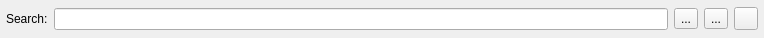
<?xml version="1.0" encoding="UTF-8"?>
<ui version="4.0">
 <class>TextSearch</class>
 <widget class="QWidget" name="TextSearch">
  <property name="geometry">
   <rect>
    <x>0</x>
    <y>0</y>
    <width>764</width>
    <height>38</height>
   </rect>
  </property>
  <property name="sizePolicy">
   <sizepolicy hsizetype="Preferred" vsizetype="Fixed">
    <horstretch>0</horstretch>
    <verstretch>0</verstretch>
   </sizepolicy>
  </property>
  <property name="windowTitle">
   <string>Search</string>
  </property>
  <layout class="QHBoxLayout" name="horizontalLayout">
   <property name="margin">
    <number>6</number>
   </property>
   <item>
    <widget class="QLabel" name="label">
     <property name="text">
      <string>Search:</string>
     </property>
    </widget>
   </item>
   <item>
    <widget class="QLineEdit" name="textSearch"/>
   </item>
   <item>
    <widget class="QToolButton" name="btnForward">
     <property name="text">
      <string>...</string>
     </property>
     <property name="icon">
      <iconset resource="../../Core/resources/xqe_resource.qrc">
       <normaloff>:/light/down-arrow.svg</normaloff>:/light/down-arrow.svg</iconset>
     </property>
    </widget>
   </item>
   <item>
    <widget class="QToolButton" name="btnBack">
     <property name="text">
      <string>...</string>
     </property>
     <property name="icon">
      <iconset resource="../../Core/resources/xqe_resource.qrc">
       <normaloff>:/light/up-arrow.svg</normaloff>:/light/up-arrow.svg</iconset>
     </property>
    </widget>
   </item>
   <item>
    <widget class="QToolButton" name="btnClose"/>
   </item>
  </layout>
 </widget>
 <resources>
  <include location="../../Core/resources/xqe_resource.qrc"/>
 </resources>
 <connections/>
</ui>
